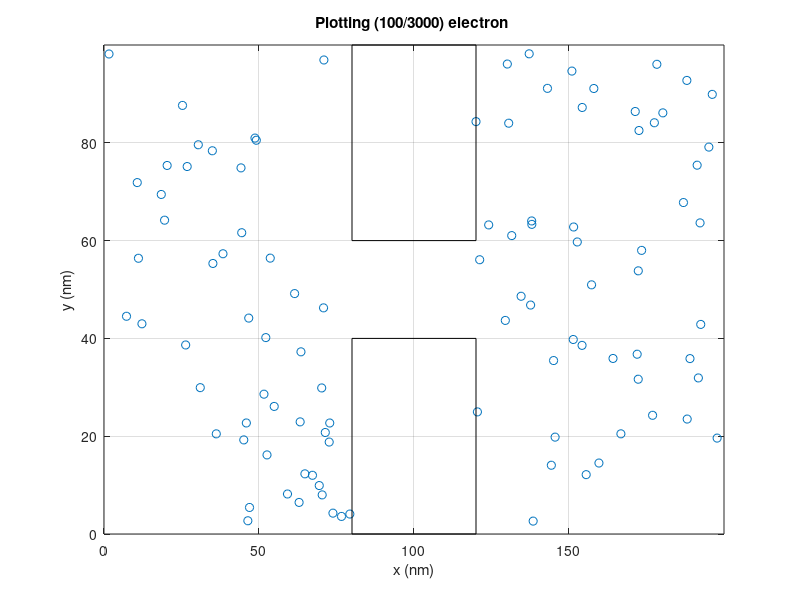
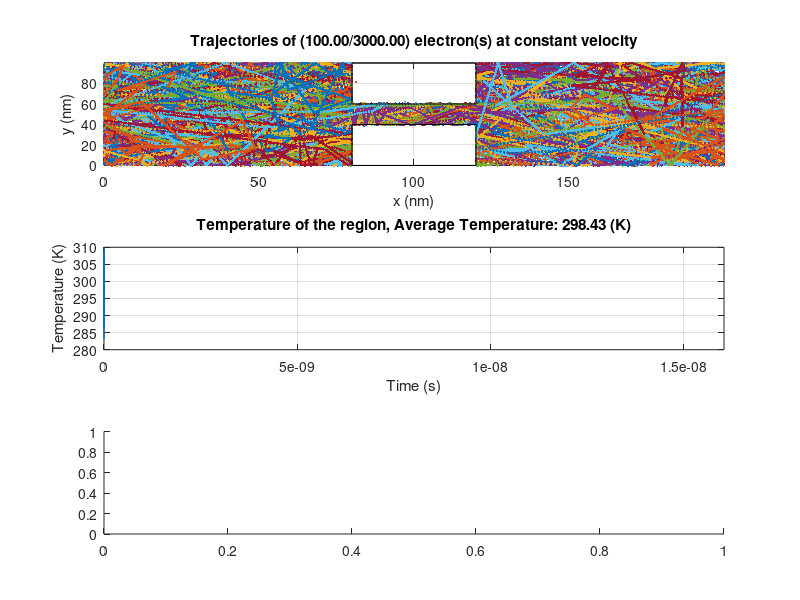

The MATLAB source for these figures, in order: (Note: this script raises an error after producing the figures.)
%{
% Author: Maharshi Gurjar
% ELEC 4700 - Modeling of Integrated Devices
% Assignment 1
%}
clc; close all; clear;
set(0, 'DefaultFigureWindowStyle', 'docked')
%Define simulation envrionment and constants
M0 = 9.10938356e-31; %Rest mass of electron
Mass_n = 0.26*M0; %Effective mass of electron
T = 300; % Simulation envrionment temperature (K)
k = 1.38064852e-23; % Boltzmans constant
V_thermal = sqrt(2*k*T/Mass_n) %Thermal Veleocity
Height = 100e-9; % The height of the simulation environment
Length = 200e-9; % The lengthof the simulation environment
nElectrons = 3e3; % Total number of electrons to simulate
nPlotted_Electrons = 100; %Total number of electrons displayed 
Time_Step = Height/V_thermal/100; % Time step of simulation
Iterations = 1000; % Number of iternations to simulate
Show_Movie =0 ; %Display steps control
% The mean free path is determined by multipling the thermal velocity 
... by the mean time between collisions: 
MFP = V_thermal * 0.2e-12 %Mean free path 
%The state of the electron  (postion and velocity) is stored in a array
... where each index refers to [x-position y-position v-in-x v-in-y]
Electron_State = zeros(nElectrons,4);
%Temperature will be recorded in the array below
Temperature = zeros(Iterations,1);
%Create a scattering probability
P_Scatterieng =1 - exp(-Time_Step/0.2e-12);
%Create a distribution using the matlab makedist function
Velocity_PDF = makedist('Normal', 'mu', 0, 'sigma', sqrt(k*T/Mass_n));
%Setting the top/bottom of the boxes specularity
Top_Specular = 1;
Bottom_Specular = 1;
%Create Box-positions [x1, x2, y1,y2]
Box_pos = 1e-9.*[80 120 0 40; 80 120 60 100];
%Create the state of the box (specular or diffusive)
%Generate a random inital population postion and velocity
for i = 1:nElectrons
   Electron_State(i,:) = [Length*rand() Height*rand() random(Velocity_PDF) random(Velocity_PDF)];  
   Electron_State( (Electron_State(:,1)>80e-9 & Electron_State(:,1)<120e-9 & ...
       (Electron_State(:,2)<40e-9)) ,1) = Length*rand();
   Electron_State( (Electron_State(:,1)>80e-9 & Electron_State(:,1)<120e-9 & ...
       (Electron_State(:,2)>40e-9)) ,1) = Length*rand();
end
%Figure below used to test inital postion of electrons, and if movie is off
%shows the the same.
figure("Name","Electron positions")
plot(Electron_State(1:nPlotted_Electrons,1)./1e-9,Electron_State(1:nPlotted_Electrons,2)./1e-9,'o');
grid on;
axis([0 Length/1e-9 0 Height/1e-9]);
xlabel('x (nm)');
ylabel('y (nm)');
title(sprintf("Plotting (%d/%d) electron ",nPlotted_Electrons,nElectrons));
hold on;
for j=1:size(Box_pos,1)
   plot([Box_pos(j, 1) Box_pos(j, 1) Box_pos(j, 2) Box_pos(j, 2) Box_pos(j, 1)]./1e-9,...
       [Box_pos(j, 3) Box_pos(j, 4) Box_pos(j, 4) Box_pos(j, 3) Box_pos(j, 3)]./1e-9, 'k-');
end
hold off;
%We will now move (iterate) over time, updating the positions and direction
...while plotting the state
for i = 1:Iterations
    %The line below updates the x,y position by moving it to a new position
    ... using its current position + the velocity*(time step)
    Electron_Prev_State = Electron_State(:,1:2);
    Electron_State(:,1:2) = Electron_State(:,1:2) + Time_Step.*Electron_State(:,3:4);
    
    %Checking boundary conditions using Matlab matrix equations/indenxing
    %Check (if) and move all electrons at X=200nm Bound:
    Electron_State((Electron_State(:,1)>Length),1) = Electron_State((Electron_State(:,1)>Length),1) - Length;
 
    %Check (if) and move all electrons at X=0nm Bound:
    Electron_State((Electron_State(:,1)<0),1) =Electron_State((Electron_State(:,1)<0),1) + Length;
    
    %Check (if) and move all electrons at Y Bounds and if specular or diffusive:
    if (Top_Specular == 1)
       Electron_State((Electron_State(:,2)>Height),4) = -1*Electron_State((Electron_State(:,2)>Height),4) ;
       Electron_State((Electron_State(:,2)>Height),2) = 2*Height - Electron_State((Electron_State(:,2)>Height),2);
    else
       Electron_State((Electron_State(:,2)>Height),4) = -random(Velocity_PDF);
       Electron_State((Electron_State(:,2)>Height),3) = random(Velocity_PDF);
    end
    if (Bottom_Specular == 1)
        Electron_State((Electron_State(:,2)<0),4) = -1*Electron_State((Electron_State(:,2)<0),4) ;
        Electron_State((Electron_State(:,2)<0),2) = -Electron_State((Electron_State(:,2)<0),2);
    else
       Electron_State((Electron_State(:,2)>Height),4) = random(Velocity_PDF);
       Electron_State((Electron_State(:,2)>Height),3) = random(Velocity_PDF);
    end
    %Add scattering
    j = rand(nElectrons,1) < P_Scatterieng;
    Electron_State(j,3:4) = random(Velocity_PDF,[sum(j),2]);
%========================================================================================================================================================================%
%========================================================================================================================================================================%
%========================================================================================================================================================================%
    
    %Check if electrons bounce along the verticle sides of the box
    Electron_State( (Electron_State(:,1)>80e-9 & Electron_State(:,1)<120e-9 & ((Electron_State(:,2)<40e-9 & Electron_Prev_State(:,2)<40e-9) |...
        (Electron_State(:,2)>60e-9 &  Electron_Prev_State(:,2)>60e-9))),3) =-Electron_State( (Electron_State(:,1)>80e-9 & Electron_State(:,1)<120e-9 &...
        ((Electron_State(:,2)<40e-9 & Electron_Prev_State(:,2)<40e-9) |(Electron_State(:,2)>60e-9 &  Electron_Prev_State(:,2)>60e-9))),3);
    
    %Region 1
    Electron_State( (Electron_State(:,1)>80e-9 & Electron_State(:,1)<120e-9 & ((Electron_State(:,2)<40e-9 & Electron_Prev_State(:,2)<=40e-9)) &...
        Electron_Prev_State(:,1)<=80e-9),1) = 2*80e-9 -Electron_State( (Electron_State(:,1)>80e-9 & Electron_State(:,1)<120e-9 ...
        & ((Electron_State(:,2)<=40e-9 & Electron_Prev_State(:,2)<40e-9)) & Electron_Prev_State(:,1)<80e-9),1);
    %Region 2
    Electron_State( (Electron_State(:,1)>80e-9 & Electron_State(:,1)<120e-9 & ((Electron_State(:,2)<40e-9 & Electron_Prev_State(:,2)<=40e-9)) &...
        Electron_Prev_State(:,1)>120e-9),1) = 2*120e-9 - Electron_State( (Electron_State(:,1)>80e-9 & Electron_State(:,1)<120e-9 ...
        & ((Electron_State(:,2)<=40e-9 & Electron_Prev_State(:,2)<40e-9)) & Electron_Prev_State(:,1)>120e-9),1);
    %Region 3
    Electron_State( ( (Electron_State(:,1)>80e-9 & Electron_State(:,1)<120e-9) & ((Electron_State(:,2)>60e-9 & Electron_Prev_State(:,2)>=60e-9)) &...
        Electron_Prev_State(:,1)<80e-9),1) = 2*80e-9 - Electron_State( (Electron_State(:,1)>80e-9 & Electron_State(:,1)<120e-9...
        & ((Electron_State(:,2)>=60e-9 & Electron_Prev_State(:,2)>60e-9)) & Electron_Prev_State(:,1)<80e-9),1);
    %Region 4
    Electron_State( ( (Electron_State(:,1)>80e-9 & Electron_State(:,1)<120e-9 )& ((Electron_State(:,2)>60e-9 & Electron_Prev_State(:,2)>=60e-9)) &...
        Electron_Prev_State(:,1)>120e-9),1) = 2*120e-9 - Electron_State( (Electron_State(:,1)>80e-9 & Electron_State(:,1)<120e-9 &...
        ((Electron_State(:,2)>60e-9 & Electron_Prev_State(:,2)>=60e-9)) & Electron_Prev_State(:,1)>120e-9),1);
    
    %Check if box bounce along horizontal side of box
    Electron_State( (Electron_State(:,1)<120e-9 & Electron_State(:,1)>80e-9 & (Electron_State(:,2)<40e-9 | Electron_State(:,2)>=60e-9) &...
        (Electron_Prev_State(:,1)>80e-9 & Electron_Prev_State(:,1)<120e-9)),4) = -Electron_State( (Electron_State(:,1)<120e-9...
        & Electron_State(:,1)>80e-9 & (Electron_State(:,2)<=40e-9 | Electron_State(:,2)>=60e-9) &...
        (Electron_Prev_State(:,1)>80e-9 & Electron_Prev_State(:,1)<120e-9)),4);
    %Top Horizontal
    Electron_State( (Electron_State(:,1)<120e-9 & Electron_State(:,1)>80e-9 & (Electron_State(:,2)<40e-9 & Electron_Prev_State(:,2)>=40e-9) &...
        (Electron_State(:,4)<0)),2) =  2*40e-9 + Electron_State( (Electron_State(:,1)<120e-9 & Electron_State(:,1)>80e-9 &...
        (Electron_State(:,2)<=40e-9 & Electron_Prev_State(:,2)>=40e-9) & (Electron_State(:,4)<0)),2);
    %Bottom Horizontal
    Electron_State( (Electron_State(:,1)<120e-9 & Electron_State(:,1)>80e-9 & (Electron_State(:,2)>60e-9 & Electron_Prev_State(:,2)<=60) &...
        (Electron_State(:,4)>0)),2) =  2*60e-9 - Electron_State( (Electron_State(:,1)<120e-9 & Electron_State(:,1)>80e-9 &...
        (Electron_State(:,2)>=60e-9 & Electron_Prev_State(:,2)<=60) &(Electron_State(:,4)>0)),2);

%========================================================================================================================================================================%
%========================================================================================================================================================================%
%========================================================================================================================================================================%

    % Stores the Electron [x y] posistions in the Trajectories vector
    ... for each different electron in a new coloum
    for j = 1: nPlotted_Electrons
       Trajectories_x(i,j) = Electron_State(j,1); 
       Trajectories_y(i,j) = Electron_State(j,2);
    end
    %To calcuatle the themal energy, Maxwell's principle of equipartion 
    ... is used,  where the final equation then becomes;
    Temperature(i) = ( sum (Electron_State(:,3).^2) + sum(Electron_State(:,4).^2)) * Mass_n / k / 2 / nElectrons;
    
    %Shows the pathing of the electron, as well as the updating trajectory
    if Show_Movie && mod(i,20)
       figure(1)
       plot(Electron_State(1:nPlotted_Electrons,1)./1e-9,Electron_State(1:nPlotted_Electrons,2)./1e-9,'o');
       grid on;
       axis([0 Length/1e-9 0 Height/1e-9]);
       xlabel('x (nm)');
       ylabel('y (nm)');
       title(sprintf("Plotting (%d/%d) electron at constant velocity",nPlotted_Electrons,nElectrons));
       hold on;
       for j=1:size(Box_pos,1)
           plot([Box_pos(j, 1) Box_pos(j, 1) Box_pos(j, 2) Box_pos(j, 2) Box_pos(j, 1)]./1e-9,...
               [Box_pos(j, 3) Box_pos(j, 4) Box_pos(j, 4) Box_pos(j, 3) Box_pos(j, 3)]./1e-9, 'k-');
       end
       hold off;
    end
end
figure("name","Trajectory, temperature and speed results results")
subplot(3,1,1)
plot(Trajectories_x(:,1:nPlotted_Electrons)./1e-9, Trajectories_y(:,1:nPlotted_Electrons)./1e-9,'.');
hold on;
for j=1:size(Box_pos,1)
   plot([Box_pos(j, 1) Box_pos(j, 1) Box_pos(j, 2) Box_pos(j, 2) Box_pos(j, 1)]./1e-9,...
       [Box_pos(j, 3) Box_pos(j, 4) Box_pos(j, 4) Box_pos(j, 3) Box_pos(j, 3)]./1e-9, 'k-');
end
hold off;
axis([0 Length/1e-9 0 Height/1e-9]);
xlabel('x (nm)');
ylabel('y (nm)');
grid on;
title(sprintf("Trajectories of (%.2f/%.2f) electron(s) at constant velocity",nPlotted_Electrons,nElectrons));
subplot(3,1,2)
plot(Time_Step*(0:Iterations-1), Temperature);
grid on;
xlim([0 Time_Step*Iterations])
title(sprintf("Temperature of the region, Average Temperature: %.2f (K)",mean(Temperature)))
xlabel('Time (s)');
ylabel('Temperature (K)');
subplot(3,1,3)
Velocity = sqrt(Electron_State(:,3).^2 + Electron_State(:,4).^2);
histogram(Velocity);
title(sprintf("Electron Velocity, Average Velocity %.2d (m/s)",mean(Velocity)));
xlabel("Speed (m/s)");
ylabel("Number of particles");
grid on;

figure("name","Electron Density")
X = [Electron_State(:,1) Electron_State(:,2)];
hist3(X,'Nbins',[200 100],'CdataMode','auto')
axis([0 Length 0 Height])
xlabel('x (nm)')
ylabel('y (nm)')
colorbar
view(2)
title(sprintf("Electron density of %d electrons",nElectrons));


